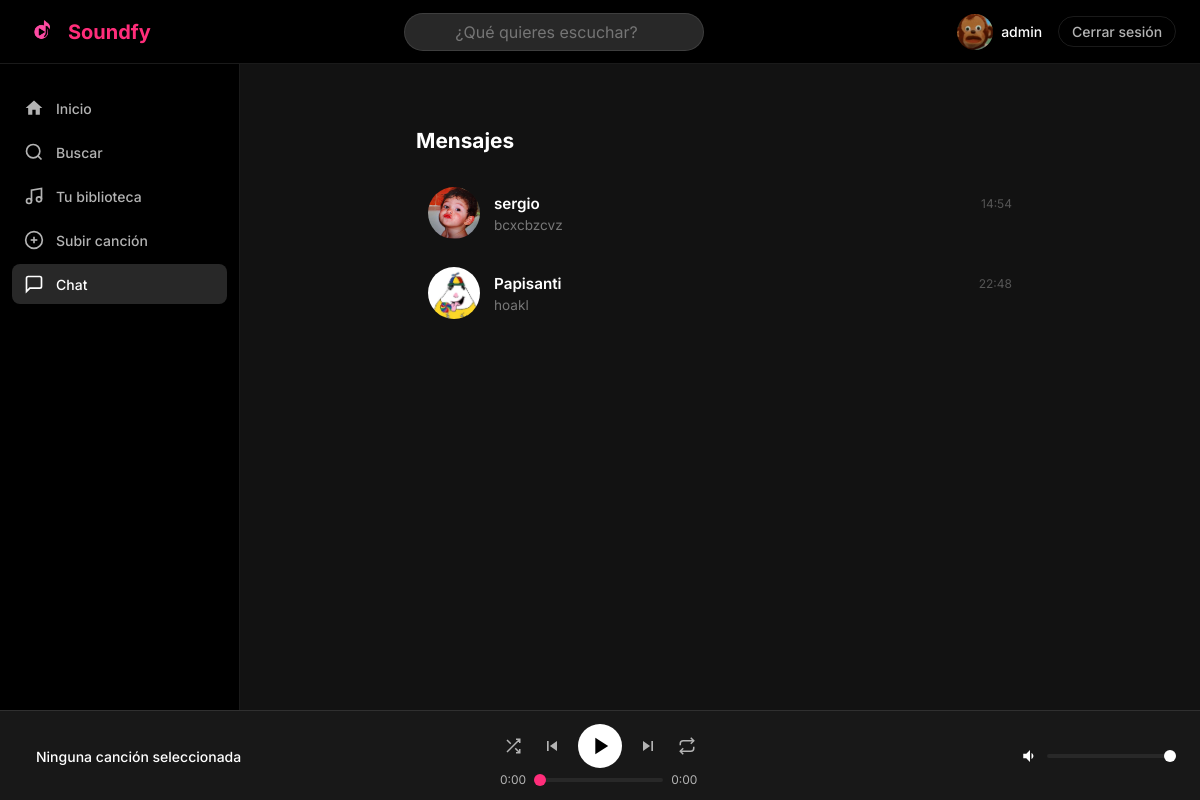
Screenshot of /chat/ (signed in) with the database file from the repository.
### users/models.py (models this page shows, shortened)
class Usuario(AbstractUser):
    foto_perfil = models.ImageField(
        upload_to='fotos_perfil/',
        null=True,
        blank=True
    )
    biografia = models.TextField(max_length=500, blank=True)
    fecha_nacimiento = models.DateField(null=True, blank=True)
    es_artista = models.BooleanField(default=False)
    seguidores = models.ManyToManyField(
        'self',
        symmetrical=False,
        related_name='siguiendo',
        blank=True
    )
    class Meta:
        verbose_name = 'Usuario'
        verbose_name_plural = 'Usuarios'

### chat/models.py (models this page shows, shortened)
class SalaChat(models.Model):
    TIPO_CHOICES = [('privado', 'Privado'), ('grupo', 'Grupo')]
    nombre = models.CharField(max_length=100)
    tipo = models.CharField(max_length=10, choices=TIPO_CHOICES, default='privado')
    participantes = models.ManyToManyField(Usuario, related_name='salas_chat')
    creada_en = models.DateTimeField(auto_now_add=True)
    def otro_usuario(self, usuario):
        return self.participantes.exclude(pk=usuario.pk).first()
    def mensajes_no_leidos(self, usuario):
        return self.mensajes.filter(leido=False).exclude(autor=usuario).count()
    def ultimo_mensaje(self):
        return self.mensajes.order_by('-enviado_en').first()

class Mensaje(models.Model):
    sala = models.ForeignKey(SalaChat, on_delete=models.CASCADE, related_name='mensajes')
    autor = models.ForeignKey(Usuario, on_delete=models.CASCADE)
    contenido = models.TextField()
    enviado_en = models.DateTimeField(auto_now_add=True)
    leido = models.BooleanField(default=False)

### chat/views.py (the view)
# urls.py: path('', views.vista_lista_salas, name='lista_salas'),
@login_required
def vista_lista_salas(request):
    salas = SalaChat.objects.filter(participantes=request.user).order_by('-creada_en')
    salas_data = []
    for sala in salas:
        otro = sala.otro_usuario(request.user)
        ultimo = sala.ultimo_mensaje()
        no_leidos = sala.mensajes_no_leidos(request.user)
        salas_data.append({
            'sala': sala,
            'otro': otro,
            'ultimo': ultimo,
            'no_leidos': no_leidos,
        })
    return render(request, 'chat/lista_salas.html', {'salas_data': salas_data})

### soundfy/context_processors.py (called while the page is built)
def google_analytics(request):
    return {
        'GA_MEASUREMENT_ID': settings.GA_MEASUREMENT_ID
    }

### templates/chat/lista_salas.html (shortened to what this page needs)
{% extends 'base.html' %}
{% block contenido %}
<div class="chat-lista-container">
    <h2>Mensajes</h2>
    {% if salas_data %}
    <div class="chat-lista">
        {% for item in salas_data %}
        <a href="{% url 'sala' sala_id=item.sala.pk %}" class="chat-sala-card">
            <div class="chat-sala-avatar">
                {% if item.otro and item.otro.foto_perfil %}
                    <img src="{{ item.otro.foto_perfil.url }}" alt="{{ item.otro.username }}">
                {% else %}
                    <div class="chat-sala-avatar-placeholder">{{ item.otro.username|first|upper }}</div>
                {% endif %}
            </div>
            <div class="chat-sala-info">
                <div class="chat-sala-top">
                    <span class="chat-sala-nombre">{{ item.otro.username }}</span>
                    {% if item.ultimo %}
                        <span class="chat-sala-hora">{{ item.ultimo.enviado_en|time:"H:i" }}</span>
                    {% endif %}
                </div>
                <div class="chat-sala-preview">
                    {% if item.ultimo %}
                        {% if item.no_leidos > 0 %}
                            <span class="chat-preview-noLeido">{{ item.ultimo.contenido|truncatechars:40 }}</span>
                        {% else %}
                            <span>{{ item.ultimo.contenido|truncatechars:40 }}</span>
                        {% endif %}
                    {% else %}
                        <span>Inicia la conversación</span>
                    {% endif %}
                </div>
            </div>
        </a>
        {% endfor %}
    </div>
    {% else %}
    <p class="chat-vacio">Todavía no tienes conversaciones. Ve al perfil de un usuario para iniciar una.</p>
    {% endif %}
</div>
{% endblock %}

### templates/partials/navbar.html (shortened to what this page needs)
{% load static %}
<nav class="navbar">
    {% load static %}
    <div class="navbar-logo">
        <a href="{% url 'inicio' %}">
            <img src="{% static 'img/logo.png' %}" alt="Soundfy" height="36">
            <span>Soundfy</span>
        </a>
    </div>
    <div class="navbar-busqueda">
        <div class="barra-busqueda-wrapper" style="position: relative;">
            <input
                type="search"
                id="buscador-global"
                class="barra-busqueda"
                placeholder="¿Qué quieres escuchar?"
                autocomplete="off"
            >
        </div>
    </div>
    <div class="navbar-usuario">
        <a href="{% url 'perfil' username=user.username %}">
            {% if user.foto_perfil %}
                <img src="{{ user.foto_perfil.url }}" alt="{{ user.username }}" class="avatar-pequeño">
            {% else %}
                <div class="avatar-pequeño avatar-placeholder">{{ user.username|first|upper }}</div>
            {% endif %}
            <span>{{ user.username }}</span>
        </a>
        <a href="{% url 'logout' %}" class="btn-logout">Cerrar sesión</a>
    </div>
</nav>

### static/css/estilos.css (style rules this page uses)
:root { --color-fondo: #121212; --color-superficie: #181818; --color-superficie-2: #282828; --color-borde: rgba(255, 255, 255, 0.1); --color-texto: #ffffff; --color-texto-muted: #b3b3b3; --color-primario: #FF2D7A; --color-primario-hover: #ff4d8f; --color-peligro: #e91429; --fuente-principal: 'Inter', sans-serif; --altura-navbar: 64px; --anchura-sidebar: 240px; --altura-reproductor: 90px; --radio-sm: 4px; --radio-md: 8px; --radio-lg: 12px; --radio-full: 9999px; }
*, *::before, *::after { box-sizing: border-box; margin: 0; padding: 0; }
html { font-size: 16px; scroll-behavior: smooth; }
body { font-family: var(--fuente-principal); background-color: var(--color-fondo); color: var(--color-texto); min-height: 100dvh; -webkit-font-smoothing: antialiased; }
img { display: block; max-width: 100%; }
a { color: inherit; text-decoration: none; }
input, textarea, select { font: inherit; color: inherit; }
body:has(.navbar) { display: grid; grid-template-areas: "navbar navbar" "sidebar contenido" "reproductor reproductor"; grid-template-rows: var(--altura-navbar) 1fr var(--altura-reproductor); grid-template-columns: var(--anchura-sidebar) 1fr; height: 100dvh; overflow: hidden; }
.navbar { grid-area: navbar; display: flex; align-items: center; justify-content: space-between; padding: 0 1.5rem; background: #000; border-bottom: 1px solid var(--color-borde); z-index: 100; }
.navbar-logo a { display: flex; align-items: center; gap: 0.5rem; font-size: 1.25rem; font-weight: 700; color: var(--color-primario); }
.navbar-busqueda input { background: var(--color-superficie-2); border: 1px solid var(--color-borde); border-radius: var(--radio-full); padding: 0.5rem 1rem; width: 300px; color: var(--color-texto); transition: border-color 180ms ease; text-align: center; }
.navbar-usuario { display: flex; align-items: center; gap: 1rem; }
.avatar-pequeño { width: 36px; height: 36px; border-radius: var(--radio-full); object-fit: cover; }
.navbar-usuario a { display: flex; align-items: center; gap: 0.5rem; font-size: 0.875rem; font-weight: 500; transition: color 180ms ease; }
.btn-logout { font-size: 0.8rem; color: var(--color-texto-muted) !important; padding: 0.4rem 0.8rem; border: 1px solid var(--color-borde); border-radius: var(--radio-full); transition: all 180ms ease !important; }
h2 { font-size: 1.5rem; font-weight: 700; margin-bottom: 0.5rem; }
.chat-lista-container { max-width: 640px; margin: 0 auto; padding: var(--space-6) var(--space-4); }
.chat-lista-container h2 { font-size: 1.3rem; font-weight: 700; margin-bottom: var(--space-4); color: #fff; }
.chat-lista { display: flex; flex-direction: column; gap: 2px; }
.chat-sala-card { display: flex; align-items: center; gap: var(--space-3); padding: var(--space-3) var(--space-4); border-radius: 12px; text-decoration: none; transition: background 0.15s; }
.chat-sala-avatar { position: relative; width: 52px; height: 52px; flex-shrink: 0; }
.chat-sala-avatar img, .chat-sala-avatar-placeholder { width: 52px; height: 52px; border-radius: 50%; object-fit: cover; }
.chat-sala-info { flex: 1; min-width: 0; }
.chat-sala-top { display: flex; justify-content: space-between; align-items: center; margin-bottom: 2px; }
.chat-sala-nombre { color: #fff; font-weight: 600; font-size: 0.95rem; }
.chat-sala-hora { color: #666; font-size: 0.75rem; }
.chat-sala-preview { color: #888; font-size: 0.85rem; white-space: nowrap; overflow: hidden; text-overflow: ellipsis; }
.chat-lista-container { max-width: 640px; margin: 0 auto; padding: 32px 16px 16px; }
.chat-lista-container h2 { font-size: 1.3rem; font-weight: 700; margin-bottom: 24px; color: #fff; }
.chat-lista { display: flex; flex-direction: column; gap: 8px; }
.chat-sala-card { display: flex; align-items: center; gap: 14px; padding: 10px 12px; border-radius: 12px; text-decoration: none; transition: background 0.15s; }
.chat-sala-top { display: flex; justify-content: space-between; align-items: center; margin-bottom: 4px; }
.chat-sala-hora { color: #555; font-size: 0.75rem; }
.chat-sala-preview { color: #777; font-size: 0.85rem; white-space: nowrap; overflow: hidden; text-overflow: ellipsis; }
.barra-busqueda-wrapper { position: relative; }

### static/css/mobile.css (style rules this page uses)
html, body { max-width: 100vw; overflow-x: hidden; }

### rows the page displays
Usuario: foto_perfil (picture), username "admin"
SalaChat: otro.foto_perfil (picture), otro.username "sergio", ultimo.enviado_en "14:54", ultimo.contenido "bcxcbzcvz"
SalaChat: otro.foto_perfil (picture), otro.username "Papisanti", ultimo.enviado_en "22:48", ultimo.contenido "hoakl"
